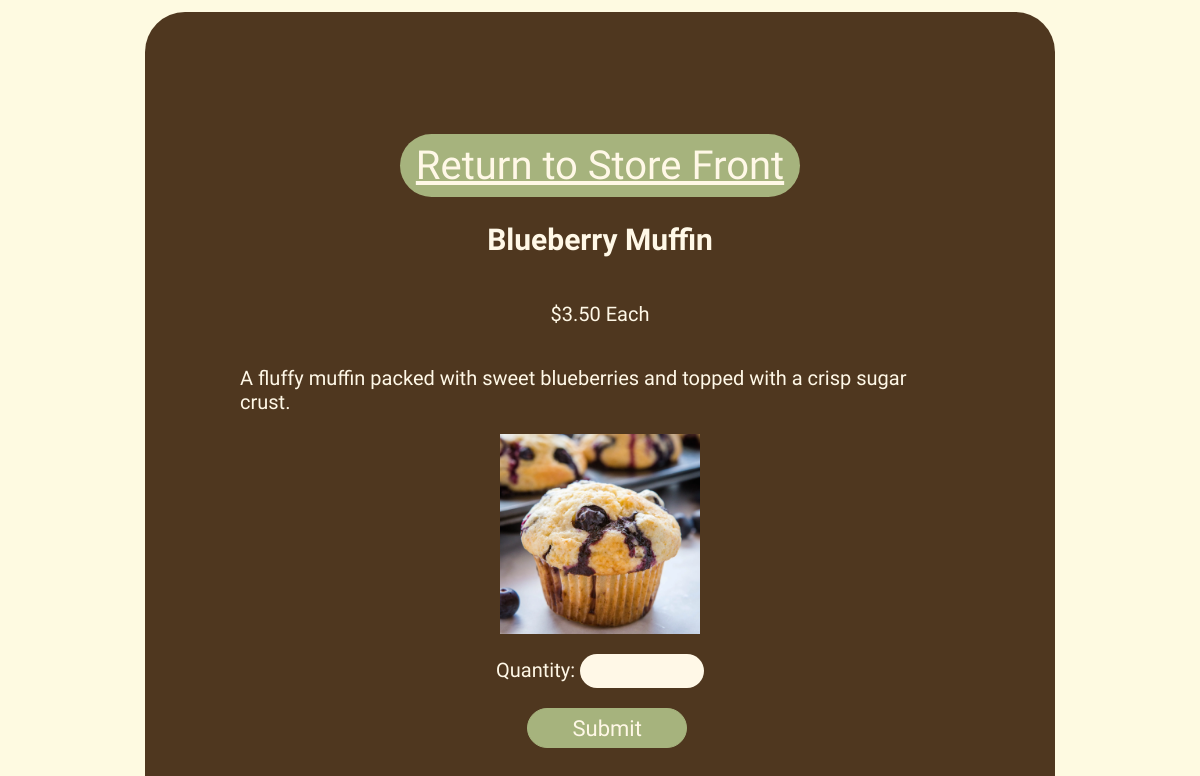
/pricing/5/, run on the app's committed database.
### app/models.py (models this page shows)
class Items(models.Model):
    name = models.CharField(max_length=25)
    price = models.DecimalField(max_digits=10, decimal_places=2)
    description = models.CharField(max_length=100)
    image = models.ImageField(upload_to='my_images/', blank=True, null=True)
    category = models.CharField(max_length=25)
    class Meta:
        verbose_name_plural = 'Items'

### app/views.py (the view)
# urls.py: path('pricing/<int:product_id>/', pricing_view, name='pricing'),
def pricing_view(request, product_id):
    store_items = Items.objects.get(id=product_id)
    if request.method == "POST":
        form = QuantityForm(request.POST)
        if form.is_valid():
            quantity = form.cleaned_data['quantity']
            return render(request,'pricing.html',{'item': store_items,
                                                'form': form,
                                                'quantity': quantity,
                                                })
        else:
            return render(request, 'pricing.html',{'item': store_items,
                                                'form': form,
                                                })
    else:
        form = QuantityForm()
    return render(request,'pricing.html',{'item': store_items,
                                        'form': form,
                                        })

### app/forms.py
class QuantityForm(forms.Form):
    quantity = forms.IntegerField(min_value=1)

### app/templates/pricing.html (shortened to what this page needs)
{% extends 'base.html' %}
{% load static %}
{% block content %}
<div class="price-page">
    <div class="price-content">
        <a class="back-button" href="{% url 'storefront' %}">Return to Store Front</a>
        <h2>{{ item.name }}</h2>
        <p>${{ item.price }} Each</p>
        <p>{{ item.description }}</p>
        <img src="{{ item.image.url }}" alt="{{ item.name }}" style="width: 200px; height: 200px;">
        <form action="{% url 'pricing' item.id %}" method="post" style="display:flex; flex-direction:column; justify-content: center;">
            {{ form.as_p }}
            <button type="submit" class="button" style="margin-left:15%;">Submit</button>
        </form>
    </div>
</div>
{% endblock content %}

### app/static/css/style.css (style rules this page uses)
body { background-color: hsl(52, 94%, 94%); font-family: "Chewy", system-ui; font-weight: 400; font-style: normal; }
.button { background-color: #a6b37d; width: 20vh; height: 5vh; color: #fff8e7; font-weight: bold; border: #a6b37d; border-width: 1px; border-style: solid; border-radius: 30px; font-weight:400; margin-bottom: 5%; font-size:22px; font-family: "Chewy", system-ui; font-weight: 400; font-style: normal; }
.navbar li, a { display: block; color: #fff8e7; padding: 8px 16px; text-decoration: none; text-align: center; font-family: "Chewy", system-ui; font-weight: 400; font-style: normal; font-size: 22px; }
.price-page { display: flex; justify-content: center; margin-top: 1%; font-size: 20px; font-family: "Chewy", system-ui; font-weight: 400; font-style: normal; color: #fff8e7; }
.price-content { padding: 8%; background-color: #4f371f; display: flex; flex-direction: column; border-radius: 40px; justify-content: center; align-items: center; width: 90vh; height: 85vh; gap: 0; }
.back-button { color:#fff8e7; font-size: 40px; background-color: #a6b37d; border-radius: 40px; text-decoration: underline; }
#id_quantity { height: 4vh; width: 15vh; background-color: #fff8e7; border-style: none; border-radius: 40px; font-size: large; }

### data on the page
Items: name "Blueberry Muffin", price "3.50", description "A fluffy muffin packed with sweet blueberries and topped with a crisp sugar crust.", image (picture)
